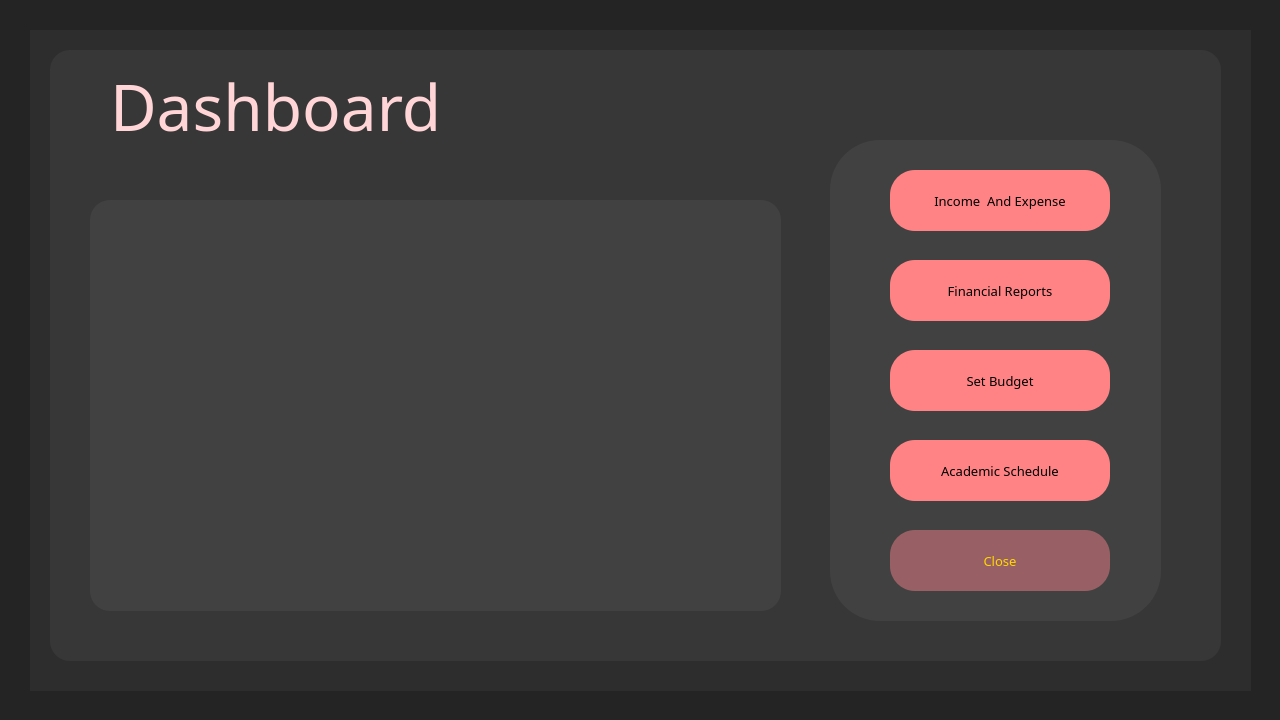
<?xml version="1.0" encoding="UTF-8"?>
<ui version="4.0">
 <class>Dashboard</class>
 <widget class="QDialog" name="Dashboard">
  <property name="geometry">
   <rect>
    <x>0</x>
    <y>0</y>
    <width>1280</width>
    <height>720</height>
   </rect>
  </property>
  <property name="sizePolicy">
   <sizepolicy hsizetype="Fixed" vsizetype="Fixed">
    <horstretch>0</horstretch>
    <verstretch>0</verstretch>
   </sizepolicy>
  </property>
  <property name="windowTitle">
   <string>Dashboard</string>
  </property>
  <property name="windowIcon">
   <iconset theme="QIcon::ThemeIcon::Computer"/>
  </property>
  <property name="styleSheet">
   <string notr="true">QDialog{
	background-color: rgb(36, 36, 36);
}</string>
  </property>
  <widget class="QWidget" name="back1" native="true">
   <property name="geometry">
    <rect>
     <x>-10</x>
     <y>-20</y>
     <width>1300</width>
     <height>750</height>
    </rect>
   </property>
   <property name="styleSheet">
    <string notr="true">QWidget{
	background-color: rgb(36, 36, 36);
}</string>
   </property>
   <widget class="QWidget" name="back2" native="true">
    <property name="geometry">
     <rect>
      <x>40</x>
      <y>50</y>
      <width>1221</width>
      <height>661</height>
     </rect>
    </property>
    <property name="styleSheet">
     <string notr="true">QWidget{
	background-color: rgb(45, 45, 45);
}</string>
    </property>
    <widget class="QWidget" name="back3" native="true">
     <property name="geometry">
      <rect>
       <x>20</x>
       <y>20</y>
       <width>1171</width>
       <height>611</height>
      </rect>
     </property>
     <property name="styleSheet">
      <string notr="true">QWidget{
	background-color: rgb(55, 55, 55);
	border-radius:20px;
}</string>
     </property>
     <widget class="QWidget" name="back4" native="true">
      <property name="geometry">
       <rect>
        <x>780</x>
        <y>90</y>
        <width>331</width>
        <height>481</height>
       </rect>
      </property>
      <property name="mouseTracking">
       <bool>false</bool>
      </property>
      <property name="styleSheet">
       <string notr="true">QWidget{
	background-color: rgb(65, 65, 65);
	border-radius:50px;
}</string>
      </property>
      <widget class="QPushButton" name="btnIncomeAndExpense">
       <property name="geometry">
        <rect>
         <x>60</x>
         <y>30</y>
         <width>220</width>
         <height>61</height>
        </rect>
       </property>
       <property name="font">
        <font>
         <family>Rockwell</family>
         <pointsize>10</pointsize>
        </font>
       </property>
       <property name="styleSheet">
        <string notr="true">QPushButton{
	background-color:rgb(255, 131, 133);
	border-radius:25px;	
	color:black;
}</string>
       </property>
       <property name="text">
        <string>Income  And Expense</string>
       </property>
      </widget>
      <widget class="QPushButton" name="btnAcademic">
       <property name="geometry">
        <rect>
         <x>60</x>
         <y>300</y>
         <width>220</width>
         <height>61</height>
        </rect>
       </property>
       <property name="font">
        <font>
         <family>Rockwell</family>
         <pointsize>10</pointsize>
        </font>
       </property>
       <property name="styleSheet">
        <string notr="true">QPushButton{
	background-color:rgb(255, 131, 133);
	border-radius:25px;
	color:black;
}</string>
       </property>
       <property name="text">
        <string>Academic Schedule</string>
       </property>
      </widget>
      <widget class="QPushButton" name="btnLogout">
       <property name="geometry">
        <rect>
         <x>60</x>
         <y>390</y>
         <width>220</width>
         <height>61</height>
        </rect>
       </property>
       <property name="font">
        <font>
         <family>Rockwell</family>
         <pointsize>10</pointsize>
        </font>
       </property>
       <property name="styleSheet">
        <string notr="true">QPushButton{
	background-color:rgb(152, 96, 100);
	border-radius:25px;
	
	color:gold;
}</string>
       </property>
       <property name="text">
        <string>Close</string>
       </property>
      </widget>
      <widget class="QPushButton" name="btnFinancial">
       <property name="geometry">
        <rect>
         <x>60</x>
         <y>120</y>
         <width>220</width>
         <height>61</height>
        </rect>
       </property>
       <property name="font">
        <font>
         <family>Rockwell</family>
         <pointsize>10</pointsize>
        </font>
       </property>
       <property name="styleSheet">
        <string notr="true">QPushButton{
	background-color:rgb(255, 131, 133);
	border-radius:25px;
	color:black;
}</string>
       </property>
       <property name="text">
        <string>Financial Reports</string>
       </property>
      </widget>
      <widget class="QPushButton" name="btnSetBudget">
       <property name="geometry">
        <rect>
         <x>60</x>
         <y>210</y>
         <width>220</width>
         <height>61</height>
        </rect>
       </property>
       <property name="font">
        <font>
         <family>Rockwell</family>
         <pointsize>10</pointsize>
        </font>
       </property>
       <property name="styleSheet">
        <string notr="true">QPushButton{
	background-color:rgb(255, 131, 133);
	border-radius:25px;
	color:black;
}</string>
       </property>
       <property name="text">
        <string>Set Budget</string>
       </property>
      </widget>
     </widget>
     <widget class="QWidget" name="backImage" native="true">
      <property name="geometry">
       <rect>
        <x>40</x>
        <y>150</y>
        <width>691</width>
        <height>411</height>
       </rect>
      </property>
      <property name="styleSheet">
       <string notr="true">QWidget{
	background-color: rgb(65, 65, 65);
	border-radius:20px;
	
	border-image: url(:/123/dash - Copy.jpg);
}</string>
      </property>
     </widget>
     <widget class="QLabel" name="txtDashboard">
      <property name="geometry">
       <rect>
        <x>60</x>
        <y>10</y>
        <width>391</width>
        <height>91</height>
       </rect>
      </property>
      <property name="font">
       <font>
        <family>Poor Richard</family>
        <pointsize>48</pointsize>
       </font>
      </property>
      <property name="styleSheet">
       <string notr="true">QLabel{
	color:rgb(255, 213, 215);
}</string>
      </property>
      <property name="text">
       <string>Dashboard</string>
      </property>
     </widget>
     <widget class="QLabel" name="userIDLabel">
      <property name="geometry">
       <rect>
        <x>390</x>
        <y>90</y>
        <width>361</width>
        <height>51</height>
       </rect>
      </property>
      <property name="font">
       <font>
        <family>OCR A Extended</family>
        <pointsize>14</pointsize>
       </font>
      </property>
      <property name="text">
       <string/>
      </property>
     </widget>
    </widget>
   </widget>
  </widget>
 </widget>
 <resources/>
 <connections/>
</ui>
